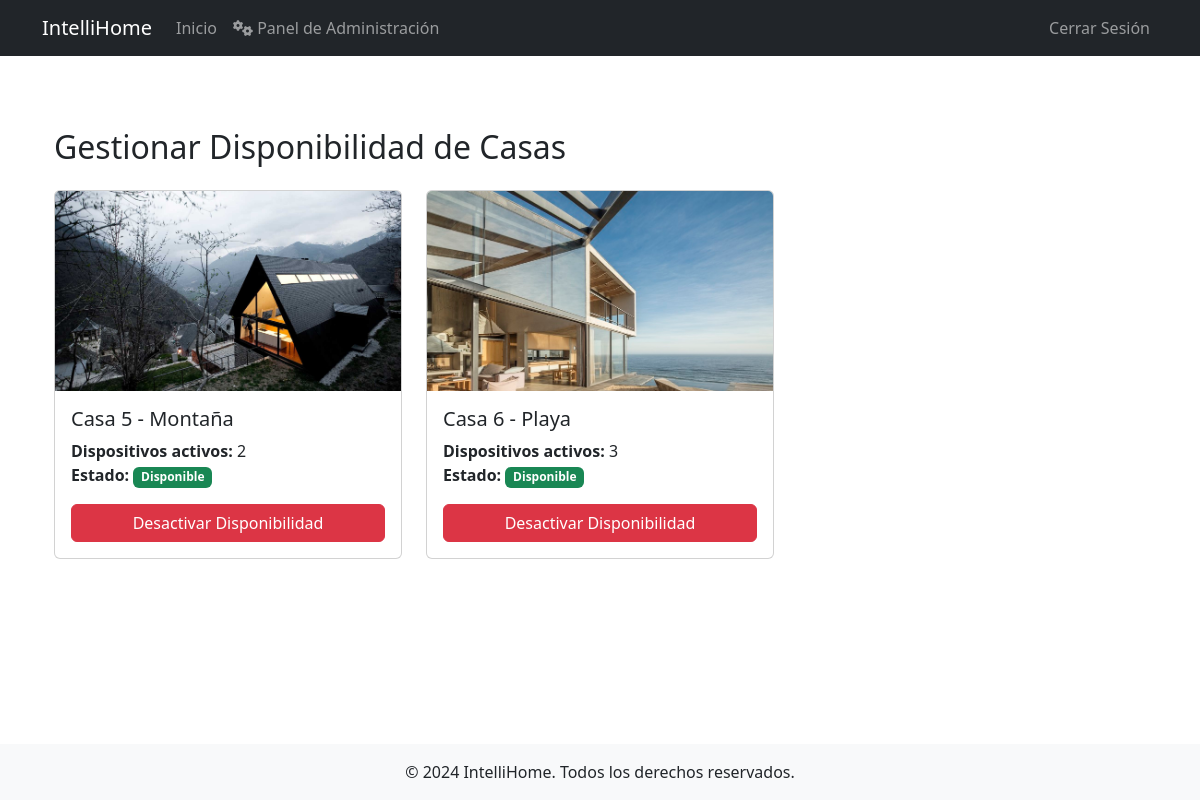
Screenshot of /disponibilidad/ (signed in) with the database file from the repository.
### properties/models.py (models this page shows, shortened)
class Casa(models.Model):
    administrador = models.ForeignKey(User, on_delete=models.CASCADE)
    estilo = models.ForeignKey(EstiloCasa, on_delete=models.PROTECT)
    capacidad = models.PositiveIntegerField()
    habitaciones = models.PositiveIntegerField()
    banos = models.PositiveIntegerField()
    amenidades = models.TextField(
        help_text="Lista de amenidades separadas por comas",
        default="Sin amenidades"
    )
    caracteristicas = models.TextField()
    latitud = models.DecimalField(max_digits=9, decimal_places=6)
    longitud = models.DecimalField(max_digits=9, decimal_places=6)
    disponible = models.BooleanField(default=False)
    monto = models.DecimalField(
        max_digits=10,
        decimal_places=2,
        help_text="Monto mensual con servicios incluidos",
        default=1.00
    )
    fecha_registro = models.DateTimeField(auto_now_add=True)
    ESTADOS = [
        ('DISPONIBLE', 'Disponible'),
        ('OCUPADA', 'Ocupada'),
        ('MANTENIMIENTO', 'En Mantenimiento'),
    ]
    estado = models.CharField(
        max_length=20,
        choices=ESTADOS,
        default='DISPONIBLE'
    )

class FotoCasa(models.Model):
    casa = models.ForeignKey(Casa, on_delete=models.CASCADE)
    imagen = models.ImageField(upload_to='casas/')
    orden = models.PositiveIntegerField()
    class Meta:
        ordering = ['orden']

### accounts/models.py (models this page shows, shortened)
class EstiloCasa(models.Model):
    nombre = models.CharField(max_length=50)
    descripcion = models.TextField()

### properties/views.py (the view)
# urls.py: path('disponibilidad/', views.gestionar_disponibilidad, name='gestionar_disponibilidad'),
@login_required
@user_passes_test(es_admin)
def gestionar_disponibilidad(request):
    casas = Casa.objects.filter(administrador=request.user).annotate(
        dispositivos_activos=Count("dispositivos", filter=Q(dispositivos__estado=True))
    )
    return render(request, "properties/gestionar_disponibilidad.html", {"casas": casas})

### properties/views.py (called while the page is built)
def es_admin(user):
    return user.is_staff and not user.is_superuser

### properties/templates/properties/gestionar_disponibilidad.html (shortened to what this page needs)
{% extends 'base.html' %}
{% block content %}
<div class="container mt-5">
    <h2 class="mb-4">Gestionar Disponibilidad de Casas</h2>
    <div class="row">
        {% for casa in casas %}
        <div class="col-md-4 mb-4">
            <div class="card h-100">
                {% if casa.fotocasa_set.first %}
                <img src="{{ casa.fotocasa_set.first.imagen.url }}" class="card-img-top" alt="Foto de la casa" style="height: 200px; object-fit: cover;">
                {% endif %}
                <div class="card-body">
                    <h5 class="card-title">Casa {{ casa.id }} - {{ casa.estilo.nombre }}</h5>
                    <p class="card-text">
                        <strong>Dispositivos activos:</strong> {{ casa.dispositivos_activos }}<br>
                        <strong>Estado:</strong>
                        <span class="badge {% if casa.disponible %}bg-success{% else %}bg-danger{% endif %}">
                            {% if casa.disponible %}Disponible{% else %}No disponible{% endif %}
                        </span>
                    </p>
                    <div class="d-grid">
                        <a href="{% url 'properties:cambiar_disponibilidad' casa.id %}"
                           class="btn {% if casa.disponible %}btn-danger{% else %}btn-success{% endif %}">
                            {% if casa.disponible %}Desactivar Disponibilidad{% else %}Activar Disponibilidad{% endif %}
                        </a>
                    </div>
                </div>
            </div>
        </div>
        {% empty %}
        <div class="col-12">
            <div class="alert alert-info">
                No hay casas registradas.
            </div>
        </div>
        {% endfor %}
    </div>
</div>
{% endblock %}

### rows the page displays
Casa: fotocasa_set.first.imagen (picture), id "5", estilo.nombre "Montaña", dispositivos_activos "2", disponible "Disponible"
Casa: fotocasa_set.first.imagen (picture), id "6", estilo.nombre "Playa", dispositivos_activos "3", disponible "Disponible"
